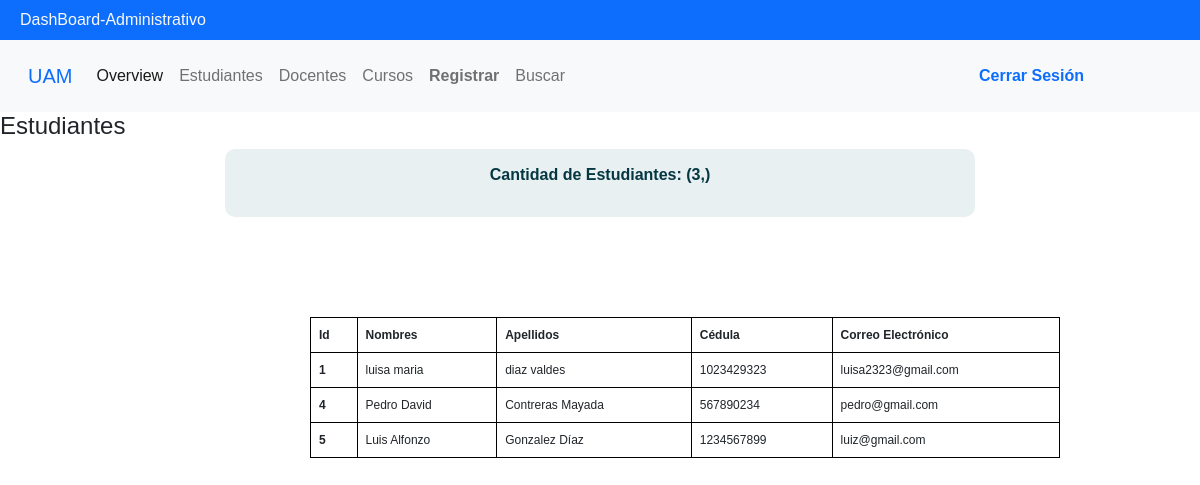
/DashBoard-Administrativo/estudiantes, run on an earlier commit of the app's database.
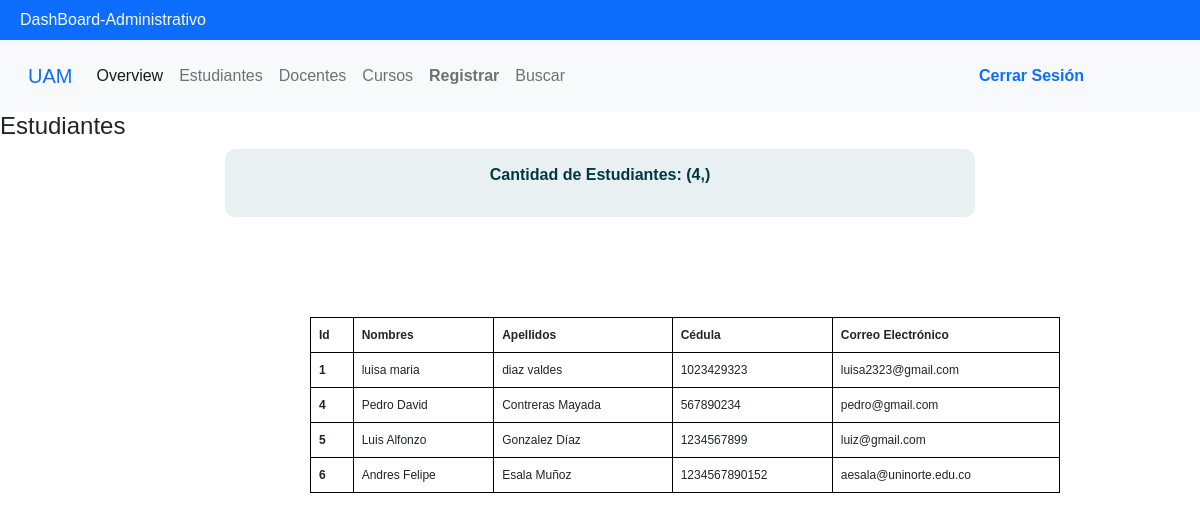
And on a later commit of the database.
### tables this page shows
CREATE TABLE Usuarios (idUsuario INTEGER PRIMARY KEY AUTOINCREMENT UNIQUE, codUsuario VARCHAR (10) UNIQUE NOT NULL, primerNombre TEXT (11) NOT NULL, segundoNombre TEXT (11) NOT NULL, primerApellido TEXT (12) NOT NULL, segundoApellido TEXT (12) NOT NULL, email TEXT NOT NULL, clave VARCHAR (15) NOT NULL, idTipoUsuario INT REFERENCES Tipo_Usuarios (idTipoUsuario) NOT NULL);

### app.py (the view)
@app.route('/DashBoard-Administrativo/estudiantes',methods=['GET','POST'])
def estudiantes():
    cantEst = cantUsers()
    users = getUsers()
    data = {
        "cant": cantEst,
        "users": users
    }
    return render_template('estudiantes.html', students = data)

### db.py (called while the page is built)
def get_db():
    try:
        g.db = sqlite3.connect("baseDeDatos.db")
        return g.db
    except Error:
        print(Error)

### usersControllers.py (called while the page is built)
def getUsers():
    connect = get_db()
    cursor = connect.cursor()
    sql = " SELECT idUsuario, primerNombre, segundoNombre, primerApellido, segundoApellido, codUsuario, email FROM Usuarios "
    cursor.execute(sql)
    users = cursor.fetchall()
    return users

def cantUsers():
    connect = get_db()
    cursor = connect.cursor()
    sql = " SELECT COUNT(*) FROM Usuarios WHERE idTipoUsuario = 1; "
    cursor.execute(sql)
    users = cursor.fetchone()
    return users

### templates/estudiantes.html (shortened to what this page needs)
{% extends "base.html" %}
{% block contenido %}
<head>
    <link rel="stylesheet" href="{{  url_for('static',  filename='css/styleTabs.css')  }}">
</head>
<header>
    <h4>Estudiantes</h4>
</header>
    <div id='contador'>
    <p>
        <b>Cantidad de Estudiantes: {{ students["cant"] }}</b><br>
    </p>
    </div>
    <table class="table table-bordered">
        <thead>
          <tr>
            <th scope="col">Id</th>
            <th scope="col">Nombres</th>
            <th scope="col">Apellidos</th>
            <th scope="col">Cédula</th>
            <th scope="col">Correo Electrónico</th>
          </tr>
        </thead>
        <tbody>
          {% for usuario in students.users %}
            <tr>
              <th scope="row">{{ usuario[0] }}</th>
              <td>{{ usuario[1] }} {{ usuario[2] }}</td>
              <td>{{ usuario[3] }} {{ usuario[4] }}</td>
              <td>{{ usuario[5] }}</td>
              <td>{{ usuario[6] }}</td>
            </tr>
          {% endfor %}
        </tbody>
      </table>
    {% endblock %}

### templates/base.html (shortened to what this page needs)
<!DOCTYPE html>
<html lang="en">
  <head>
    <link
      href="https://cdn.jsdelivr.net/npm/bootstrap@5.0.2/dist/css/bootstrap.min.css"
      rel="stylesheet"
    />
    <link
      rel="stylesheet"
      href="{{  url_for('static',  filename='css/styleBase.css')  }}"
    />
    <link rel="stylesheet" href="/static/css/retroAlimenBusqueda.css" />
    <link rel="stylesheet" href="{{  url_for('static',  filename='css/styleTabs.css')  }}">
  </head>
  <body>
    <header
      class="container-fluid bg-primary d-flex justify-content-center-center"
    >
      {% if session.nombre %}
      <p class="text-light mb-0 p-2 fs-6">
        DashBoard-Administrativo - {{ session.nombre }}
      </p>
      {% else %}
      <p class="text-light mb-0 p-2 fs-6">DashBoard-Administrativo</p>
      {% endif %}
    </header>
    <nav class="navbar navbar-expand-lg navbar-light bg-light p-3">
      <div class="container-fluid">
        <a class="navbar-brand" href="/DashBoard-Administrativo">
          <span class="text-primary"> UAM </span>
        </a>
        <div class="collapse navbar-collapse" id="navbarSupportedContent">
          <ul class="navbar-nav me-auto mb-2 mb-lg-0">
            <li class="nav-item">
              <a
                id="overview"
                class="nav-link active"
                aria-current="page"
                href="/DashBoard-Administrativo/overview"
                onsubmit="selector()"
              >
                Overview
              </a>
            </li>
            <li class="nav-item">
              <a class="nav-link" href="/DashBoard-Administrativo/estudiantes">
                Estudiantes
              </a>
            </li>
            <li class="nav-item">
              <a class="nav-link" href="/DashBoard-Administrativo/docentes">
                Docentes
              </a>
            </li>
            <li class="nav-item">
              <a class="nav-link" href="/DashBoard-Administrativo/cursos">
                Cursos
              </a>
            </li>
            <li class="nav-item">
              <a class="nav-link" href="/DashBoard-Administrativo/registrar">
                <b>Registrar</b>
              </a>
            </li>
            <li class="nav-item">
              <a class="nav-link" href="/DashBoard-Administrativo/buscador">
                Buscar
              </a>
            </li>
          </ul>
        </div>
        <div id="cerrarSesion">
          <a class="nav-link" href="/LoginAdministrativo">
            <b>Cerrar Sesión</b>
          </a>
        </div>
      </div>
    </nav>
    {% block contenido %}{% endblock %}
  </body>
</html>

### static/css/styleBase.css (style rules this page uses)
* { margin: 0; padding: 0; text-decoration: none; font-family: Verdana, Geneva, Tahoma, sans-serif; }
body { overflow: auto; }
.container-fluid { justify-content: space-between; position: auto; z-index: 10; box-sizing: border-box; }
#cerrarSesion { position: absolute; right: 20px; height: 100px; display: flex; justify-content:center; align-items: center; margin-right: 80px; }

### static/css/retroAlimenBusqueda.css (style rules this page uses)
p { color: #053742; font-family: 'Source Sans Pro', sans-serif; font-family: Verdana, Geneva, Tahoma, sans-serif; }

### static/css/styleTabs.css (style rules this page uses)
* { margin: 0; padding: 0; -webkit-box-sizing: border-box; -moz-box-sizing: border-box; box-sizing: border-box; font-family: verdana, arial, helvetica; }
#contador { width: 750px; text-align: center; background-color:#E8F0F2; padding: 14px ; border-radius:10px; margin:auto; display: block ; }
.table { margin-top:100px; margin-left: 310px; width: 750px; border: 1px solid black; display:table; font-size: 12px; padding: 46px; }

What changed in the data, as far as the page shows it:
added Usuarios: idUsuario "6", primerNombre "Andres", segundoNombre "Felipe", primerApellido "Esala", segundoApellido "Muñoz", codUsuario "1234567890152", email "aesala@uninorte.edu.co"
Also different on the page:
{{ students["cant"] }}: "(3,)" → "(4,)"
